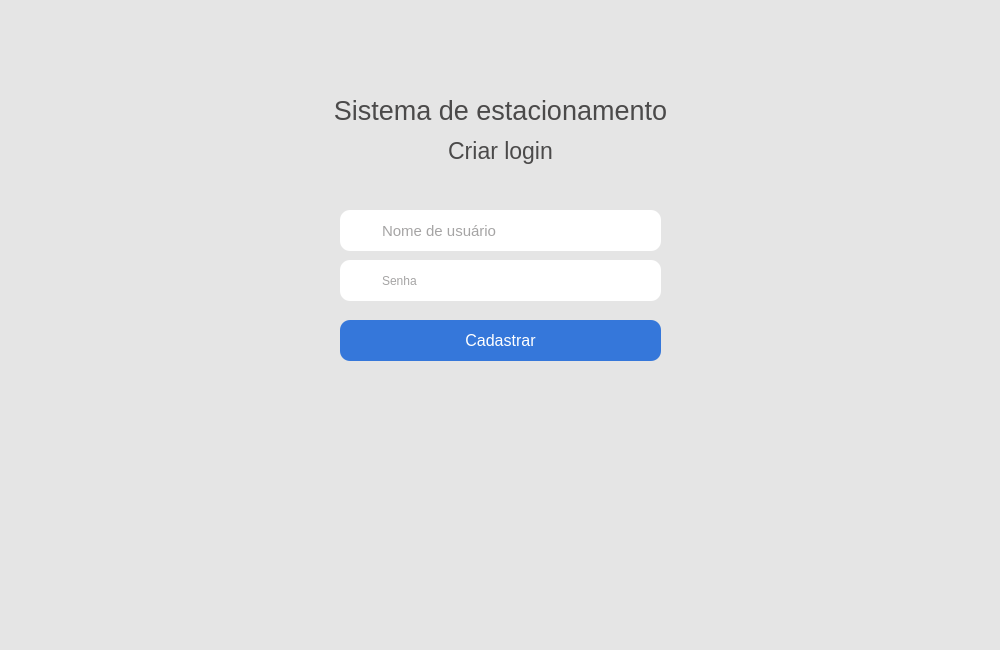
<?xml version="1.0" encoding="UTF-8"?>
<ui version="4.0">
 <class>CadastrarFuncionario</class>
 <widget class="QMainWindow" name="CadastrarFuncionario">
  <property name="geometry">
   <rect>
    <x>0</x>
    <y>0</y>
    <width>1000</width>
    <height>650</height>
   </rect>
  </property>
  <property name="minimumSize">
   <size>
    <width>1000</width>
    <height>650</height>
   </size>
  </property>
  <property name="maximumSize">
   <size>
    <width>1000</width>
    <height>650</height>
   </size>
  </property>
  <property name="windowTitle">
   <string>Sistema de estacionamento - Cadastre-se</string>
  </property>
  <property name="windowIcon">
   <iconset>
    <normaloff>imagens/seguro-de-automovel.png</normaloff>imagens/seguro-de-automovel.png</iconset>
  </property>
  <property name="styleSheet">
   <string notr="true">background-color: rgb(229, 229, 229);</string>
  </property>
  <widget class="QWidget" name="centralwidget">
   <widget class="QPushButton" name="btnCadastrar">
    <property name="geometry">
     <rect>
      <x>340</x>
      <y>320</y>
      <width>321</width>
      <height>41</height>
     </rect>
    </property>
    <property name="font">
     <font>
      <pointsize>12</pointsize>
     </font>
    </property>
    <property name="cursor">
     <cursorShape>PointingHandCursor</cursorShape>
    </property>
    <property name="styleSheet">
     <string notr="true">color: rgb(255, 255, 255);
background-color: rgb(53, 119, 218);
border: none;
border-radius:10px;</string>
    </property>
    <property name="text">
     <string>Cadastrar</string>
    </property>
   </widget>
   <widget class="QLineEdit" name="nome_usuario">
    <property name="geometry">
     <rect>
      <x>340</x>
      <y>210</y>
      <width>321</width>
      <height>41</height>
     </rect>
    </property>
    <property name="font">
     <font>
      <family>Segoe UI</family>
      <pointsize>11</pointsize>
      <weight>50</weight>
      <italic>false</italic>
      <bold>false</bold>
     </font>
    </property>
    <property name="styleSheet">
     <string notr="true">background-color: rgb(255, 255, 255);
font: 11pt &quot;Segoe UI&quot;;
padding-left: 40px;
border-radius:10px;
color: rgb(75, 74, 74);</string>
    </property>
    <property name="text">
     <string/>
    </property>
    <property name="placeholderText">
     <string>Nome de usuário</string>
    </property>
   </widget>
   <widget class="QLabel" name="label">
    <property name="geometry">
     <rect>
      <x>0</x>
      <y>130</y>
      <width>1001</width>
      <height>41</height>
     </rect>
    </property>
    <property name="font">
     <font>
      <pointsize>17</pointsize>
     </font>
    </property>
    <property name="styleSheet">
     <string notr="true">color: rgb(75, 74, 74);</string>
    </property>
    <property name="text">
     <string>Criar login</string>
    </property>
    <property name="alignment">
     <set>Qt::AlignCenter</set>
    </property>
   </widget>
   <widget class="QLineEdit" name="senha">
    <property name="enabled">
     <bool>true</bool>
    </property>
    <property name="geometry">
     <rect>
      <x>340</x>
      <y>260</y>
      <width>321</width>
      <height>41</height>
     </rect>
    </property>
    <property name="styleSheet">
     <string notr="true">background-color: rgb(255, 255, 255);
font: 11pt &quot;Segoe UI&quot;;
padding-left: 40px;
border-radius:10px;
color: rgb(75, 74, 74);</string>
    </property>
    <property name="echoMode">
     <enum>QLineEdit::Password</enum>
    </property>
    <property name="placeholderText">
     <string>Senha </string>
    </property>
   </widget>
   <widget class="QLabel" name="label_3">
    <property name="geometry">
     <rect>
      <x>360</x>
      <y>260</y>
      <width>21</width>
      <height>41</height>
     </rect>
    </property>
    <property name="styleSheet">
     <string notr="true">background-color: rgb(255, 255, 255);</string>
    </property>
    <property name="text">
     <string/>
    </property>
    <property name="pixmap">
     <pixmap>imagens/cadeado16.png</pixmap>
    </property>
   </widget>
   <widget class="QLabel" name="label_2">
    <property name="geometry">
     <rect>
      <x>360</x>
      <y>210</y>
      <width>21</width>
      <height>41</height>
     </rect>
    </property>
    <property name="styleSheet">
     <string notr="true">background-color: rgb(255, 255, 255);</string>
    </property>
    <property name="text">
     <string/>
    </property>
    <property name="pixmap">
     <pixmap>imagens/user16.png</pixmap>
    </property>
   </widget>
   <widget class="QLabel" name="label_4">
    <property name="geometry">
     <rect>
      <x>0</x>
      <y>80</y>
      <width>1001</width>
      <height>61</height>
     </rect>
    </property>
    <property name="font">
     <font>
      <pointsize>20</pointsize>
     </font>
    </property>
    <property name="styleSheet">
     <string notr="true">color: rgb(75, 74, 74);</string>
    </property>
    <property name="text">
     <string>Sistema de estacionamento</string>
    </property>
    <property name="alignment">
     <set>Qt::AlignCenter</set>
    </property>
   </widget>
  </widget>
  <widget class="QMenuBar" name="menubar">
   <property name="geometry">
    <rect>
     <x>0</x>
     <y>0</y>
     <width>1000</width>
     <height>22</height>
    </rect>
   </property>
  </widget>
  <widget class="QStatusBar" name="statusbar"/>
 </widget>
 <resources/>
 <connections/>
</ui>
